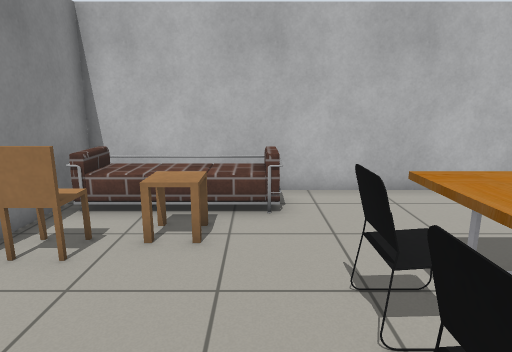
View 1 (above)

15 first-person views from a walk through a robot-simulator world made for Gazebo. The camera is 1.2 m above the floor, tilts 12° down and sees 75° across. The floor is counted in squares, 0.5 m on a side. Each view is taken from the middle of a square. On the plan, view 1 faces up. The plan holds only what a view shows up to about 19 squares ahead; the rest is blank. Simple patterns stand in for the simulator's built-in surfaces. Some stock models are drawn as simple stand-ins. Some surface patterns are stand-ins.

View 2
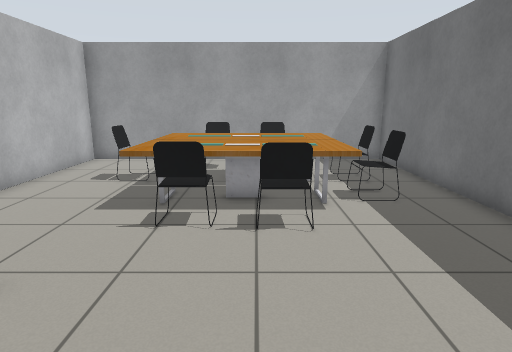

View 3
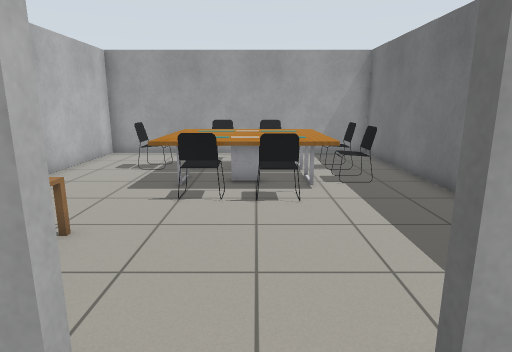

View 4
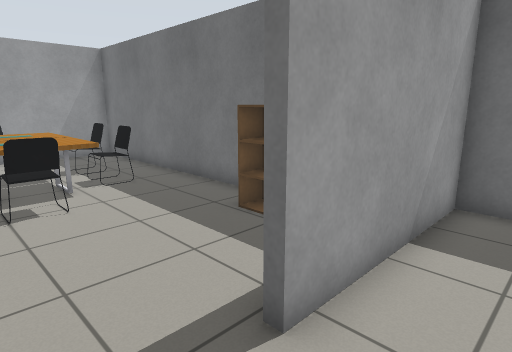

View 5
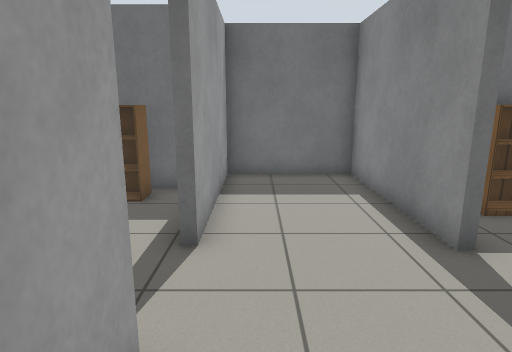

View 6
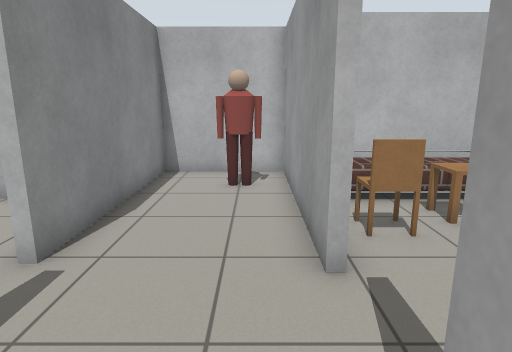

View 7
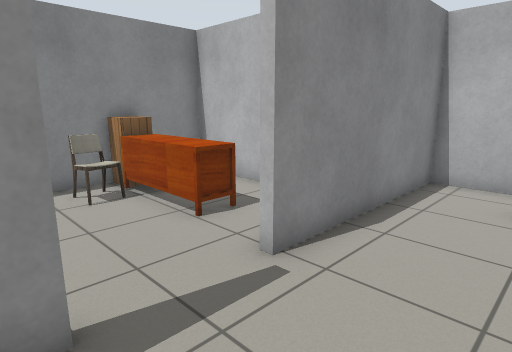

View 8
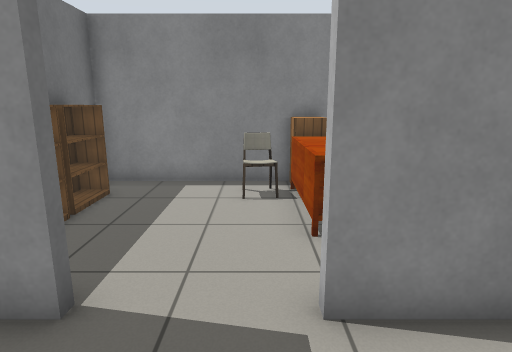

View 9
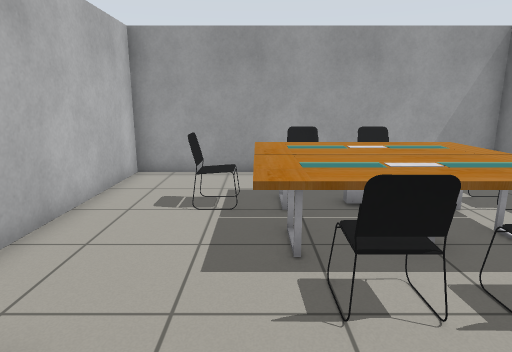

View 10
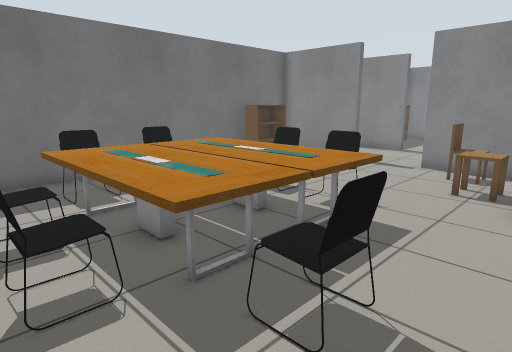

View 11
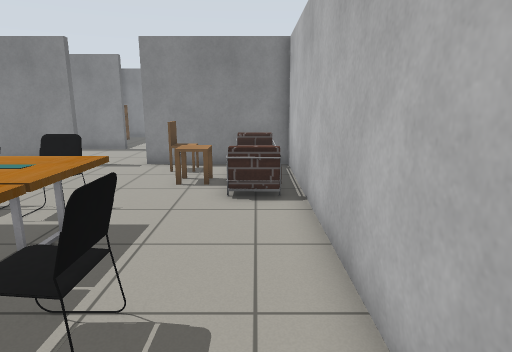

View 12
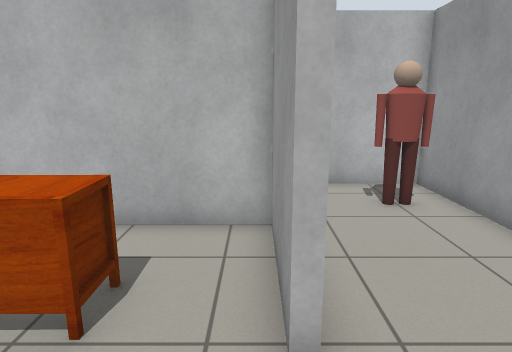

View 13
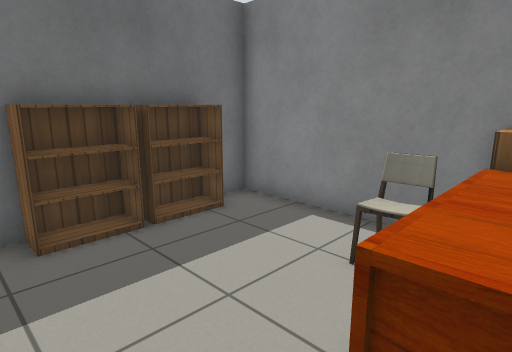

View 14
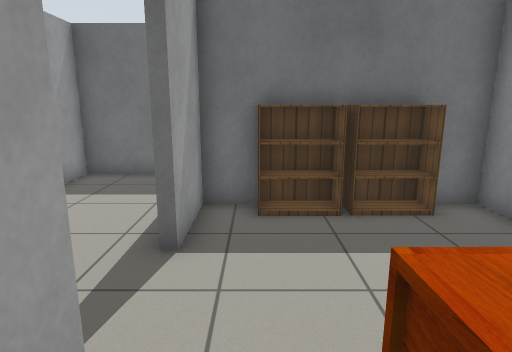

View 15
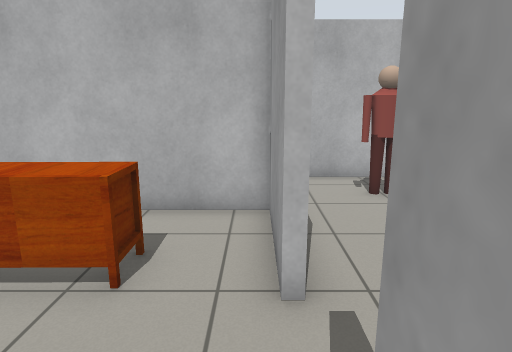

### Floor plan
Ten units are one square. View 1 is at (0, 0); x grows to the right and y downward. Boxes are objects, and circles mark ways between rooms. Rooms are numbered by the first view taken in them; rooms with no view inside come last. Other rooms are left out.
<svg viewBox="-170 -116 275 177">
<path fill="none" stroke="#000" d="M-47 -6 -47 36 100 36 100 -93 -47 -93 -47 -34M-50 -34 -50 -111 -94 -111 -94 -38M-94 -9 -94 56 -50 56 -50 -6M-97 -38 -97 -75 -165 -75 -165 19 -97 19 -97 -9"/>
<rect x="-45" y="-65" width="20" height="20" fill="#bbb"><title>chair</title></rect>
<rect x="-45" y="-85" width="50" height="20" fill="#bbb"><title>sofa</title></rect>
<rect x="-35" y="15" width="20" height="20" fill="#bbb"><title>bookshelf</title></rect>
<rect x="-25" y="-75" width="20" height="20" fill="#bbb"><title>side table</title></rect>
<rect x="5" y="-25" width="20" height="20" fill="#bbb"><title>chair</title></rect>
<rect x="5" y="-45" width="20" height="20" fill="#bbb"><title>chair</title></rect>
<rect x="25" y="5" width="20" height="10" fill="#bbb"><title>chair</title></rect>
<rect x="25" y="-55" width="20" height="60" fill="#bbb"><title>table</title></rect>
<rect x="45" y="-55" width="30" height="60" fill="#bbb"><title>table</title></rect>
<rect x="55" y="5" width="10" height="10" fill="#bbb"><title>chair</title></rect>
<rect x="55" y="-65" width="10" height="10" fill="#bbb"><title>chair</title></rect>
<rect x="75" y="-25" width="10" height="20" fill="#bbb"><title>chair</title></rect>
<rect x="75" y="-45" width="10" height="20" fill="#bbb"><title>chair</title></rect>
<rect x="-75" y="-95" width="20" height="10" fill="#bbb"><title>person</title></rect>
<rect x="-165" y="-55" width="10" height="20" fill="#bbb"><title>cabinet</title></rect>
<rect x="-155" y="5" width="30" height="10" fill="#bbb"><title>bookshelf</title></rect>
<rect x="-155" y="-35" width="10" height="10" fill="#bbb"><title>chair</title></rect>
<rect x="-155" y="-55" width="40" height="20" fill="#bbb"><title>chest of drawers</title></rect>
<rect x="-125" y="5" width="20" height="10" fill="#bbb"><title>bookshelf</title></rect>
<circle cx="-50" cy="-20" r="3" fill="#2a7"/>
<circle cx="-90" cy="-20" r="3" fill="#2a7"/>
<text x="20" y="-30">1</text>
<text x="-70" y="-20">2</text>
<text x="-130" y="-30">3</text>
</svg>
Room 1 opens to room 2. Room 2 opens to room 3.

Where each view was taken, in squares from view 1:
view 1: 0 up, 0 right, facing up
view 2: 2 up, 5 left, facing right
view 3: 2 up, 7 left, facing right
view 4: 3 up, 7 left, facing down-right
view 5: 6 up, 6 left, facing down
view 6: 1 down, 6 left, facing up
view 7: 0 up, 6 left, facing up-left
view 8: 3 up, 6 left, facing left
view 9: 5 up, 2 left, facing right
view 10: 8 up, 9 right, facing down-left
view 11: 8 up, 9 right, facing left
view 12: 1 up, 10 left, facing up
view 13: 5 up, 10 left, facing down-left
view 14: 6 up, 11 left, facing down
view 15: 0 up, 10 left, facing up
